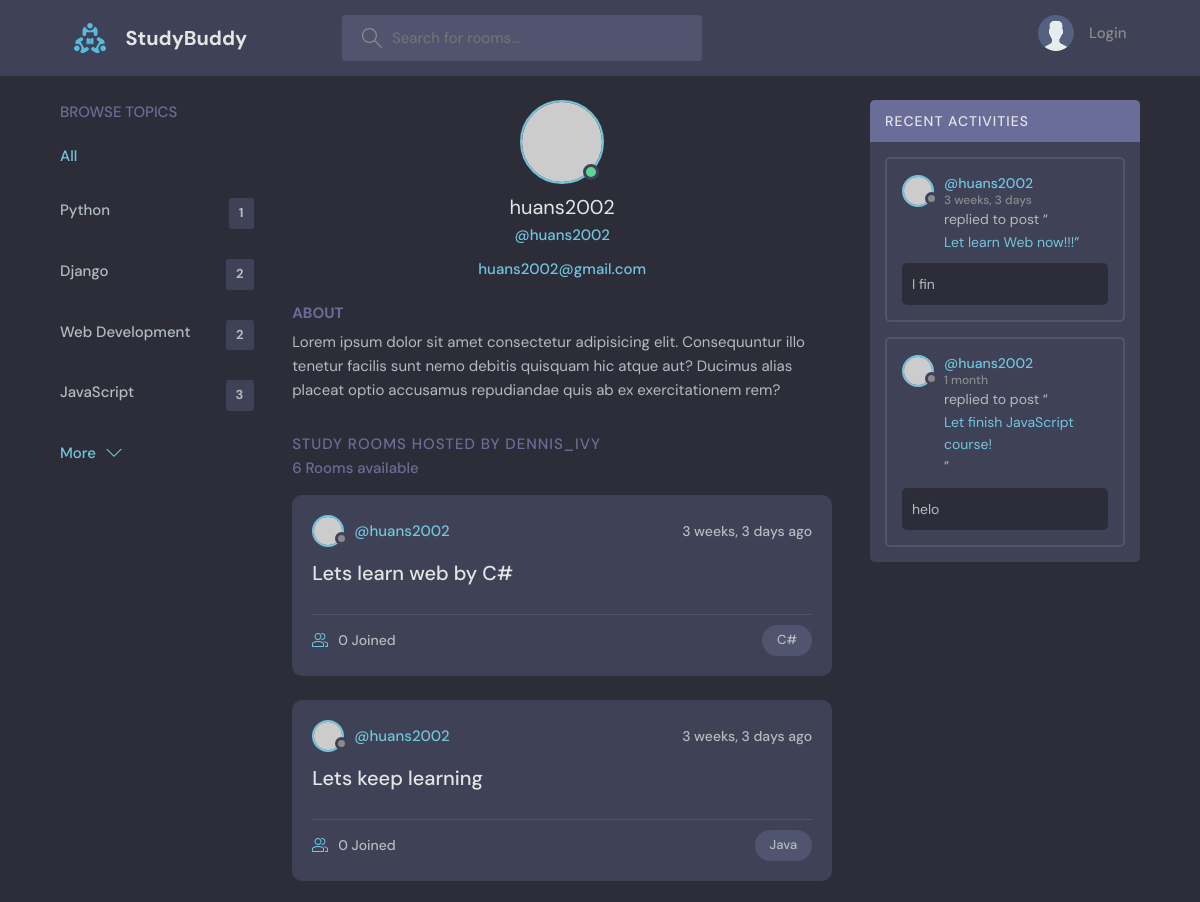
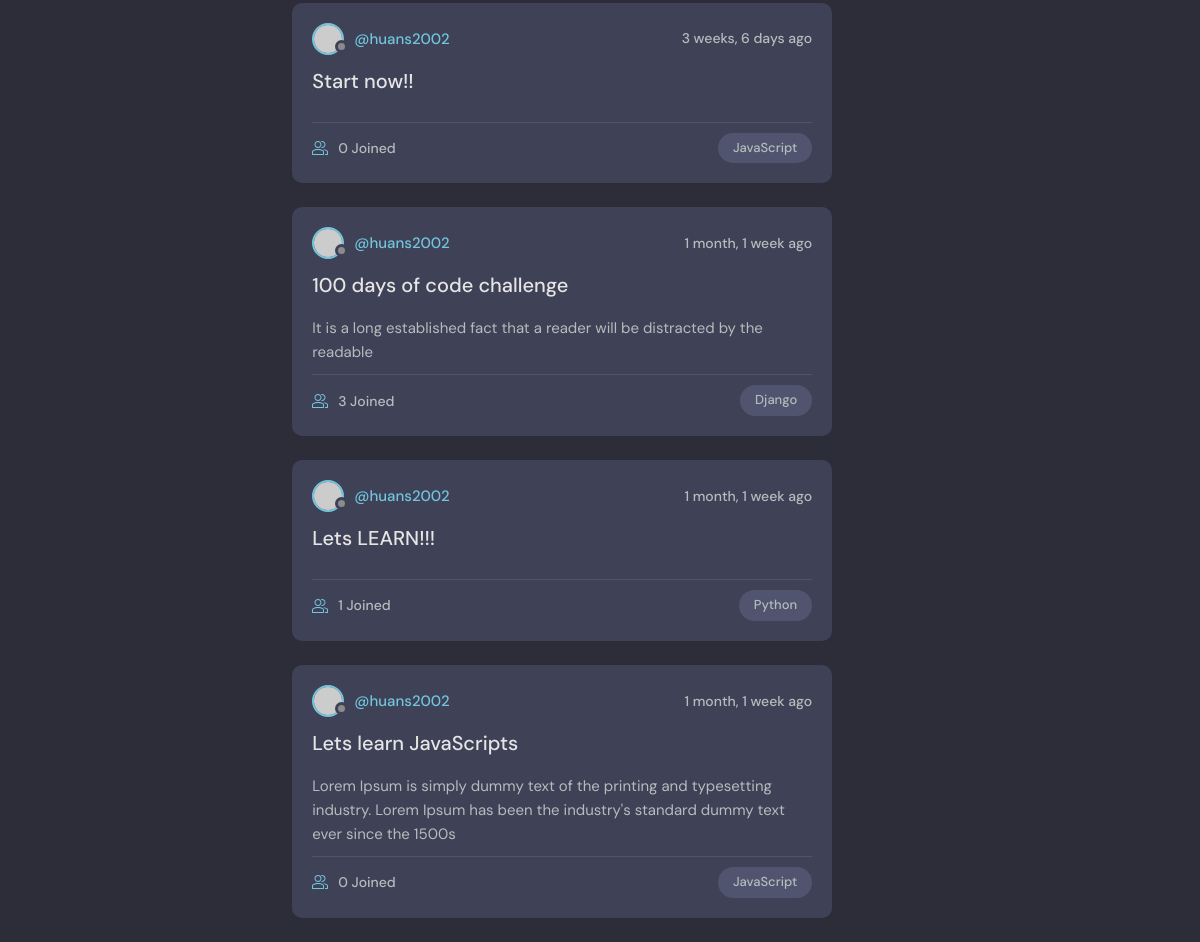
The app's page /profile/1 with its own data (2 pictures, top to bottom).
### base/models.py (models this page shows, shortened)
class Topic(models.Model):
    name = models.CharField(max_length=200)

class Room(models.Model):
    host = models.ForeignKey(User, on_delete=models.SET_NULL, null=True)
    topic = models.ForeignKey(Topic, on_delete=models.SET_NULL, null=True)
    name = models.CharField(max_length=200)
    description = models.TextField(null=True, blank=True)
    participants = models.ManyToManyField(
        User, related_name="participants")
    updated = models.DateTimeField(auto_now=True)
    created = models.DateTimeField(auto_now_add=True)
    class Meta:
        ordering = ['-updated', '-created']

class Message(models.Model):
    user = models.ForeignKey(User, on_delete=models.CASCADE)
    room = models.ForeignKey(Room, on_delete=models.CASCADE)
    body = models.TextField()
    updated = models.DateTimeField(auto_now=True)
    created = models.DateTimeField(auto_now_add=True)
    class Meta:
        ordering = ['-updated', '-created']
    def __str__(self):
        return self.body[0:5]

### base/views.py (the view)
# urls.py: path('profile/<str:pk>', views.userProfile, name="user-profile"),
def userProfile(request, pk):
    topics = Topic.objects.all()[0:4]
    user = User.objects.get(pk=pk)
    rooms = user.room_set.all()
    room_messages = user.message_set.all()
    context = {
        'topics': topics,
        'user': user,
        'rooms': rooms,
        'room_messages': room_messages,
    }
    return render(request, 'base/profile.html', context)

### base/templates/base/profile.html (shortened to what this page needs)
{% extends 'main.html' %}
{% block content %}
  <main class="profile-page layout layout--3">
    <div class="container">
      {% include 'base/topics_component.html' %}
      <div class="roomList">
        <div class="profile">
          <div class="profile__avatar">
            <div class="avatar avatar--large active">
              <img src="https://randomuser.me/api/portraits/men/11.jpg" />
            </div>
          </div>
          <div class="profile__info">
            <h3>{{user.username}}</h3>
            <p>@{{user.username}}</p>
            <p>{{user.email}}</p>
          </div>
          <div class="profile__about">
            <h3>About</h3>
            <p>
              Lorem ipsum dolor sit amet consectetur adipisicing elit. Consequuntur illo tenetur
              facilis sunt nemo debitis quisquam hic atque aut? Ducimus alias placeat optio
              accusamus repudiandae quis ab ex exercitationem rem?
            </p>
          </div>
        </div>
        <div class="roomList__header">
          <div>
            <h2>Study Rooms Hosted by dennis_ivy</a>
            </h2>
          <p>{{rooms.count}} Rooms available</p>
          </div>
        </div>
        {% include 'base/feed_component.html' %}
      </div>
      {% include 'base/activity_component.html' %}
    </div>
  </main>
{% endblock content %}

### templates/main.html (shortened to what this page needs)
<!DOCTYPE html>
<html lang="en">
  {% load static %}
  <head>
    <link rel="stylesheet" href="{% static 'styles/style.css' %}" />
  </head>
  <body>
     {% include 'navbar.html' %}  {% block content %} {% endblock content %}
  </body>
</html>

### templates/navbar.html (shortened to what this page needs)
{% load static %}
<header class="header header--loggedIn">
  <div class="container">
    <a href="{% url 'home' %}" class="header__logo">
      <img src="{% static 'images/assets/logo.svg' %}" />
      <h1>StudyBuddy</h1>
    </a>
    <form class="header__search" action="{% url 'home' %}">
      <label>
        <input placeholder="Search for rooms..." name="q" />
      </label>
    </form>
    <nav class="header__menu">
      {% if request.user.is_authenticated %}
      <div class="header__user">
        <a href="{% url 'user-profile' user.id %}">
          <div class="avatar avatar--medium active">
            <img src="https://randomuser.me/api/portraits/men/37.jpg" />
          </div>
          <p>
            {{request.user.username}}<span>@{{request.user.username}}</span>
          </p>
        </a>
        <button class="dropdown-button">
          <svg
            version="1.1"
            xmlns="http://www.w3.org/2000/svg"
            width="32"
            height="32"
            viewBox="0 0 32 32"
          >
            <title>chevron-down</title>
            <path d="M16 21l-13-13h-3l16 16 16-16h-3l-13 13z"></path>
          </svg>
        </button>
      </div>
      <div class="dropdown-menu">
        <a href="{% url 'update-user' %}" class="dropdown-link"
          ><svg
            version="1.1"
            xmlns="http://www.w3.org/2000/svg"
            width="32"
            height="32"
            viewBox="0 0 32 32"
          >
            <title>tools</title>
            <path
              d="M27.465 32c-1.211 0-2.35-0.471-3.207-1.328l-9.392-9.391c-2.369 0.898-4.898 0.951-7.355 0.15-3.274-1.074-5.869-3.67-6.943-6.942-0.879-2.682-0.734-5.45 0.419-8.004 0.135-0.299 0.408-0.512 0.731-0.572 0.32-0.051 0.654 0.045 0.887 0.277l5.394 5.395 3.586-3.586-5.394-5.395c-0.232-0.232-0.336-0.564-0.276-0.887s0.272-0.596 0.572-0.732c2.552-1.152 5.318-1.295 8.001-0.418 3.274 1.074 5.869 3.67 6.943 6.942 0.806 2.457 0.752 4.987-0.15 7.358l9.392 9.391c0.844 0.842 1.328 2.012 1.328 3.207-0 2.5-2.034 4.535-4.535 4.535zM15.101 19.102c0.26 0 0.516 0.102 0.707 0.293l9.864 9.863c0.479 0.479 1.116 0.742 1.793 0.742 1.398 0 2.535-1.137 2.535-2.535 0-0.668-0.27-1.322-0.742-1.793l-9.864-9.863c-0.294-0.295-0.376-0.74-0.204-1.119 0.943-2.090 1.061-4.357 0.341-6.555-0.863-2.631-3.034-4.801-5.665-5.666-1.713-0.561-3.468-0.609-5.145-0.164l4.986 4.988c0.391 0.391 0.391 1.023 0 1.414l-5 5c-0.188 0.188-0.441 0.293-0.707 0.293s-0.52-0.105-0.707-0.293l-4.987-4.988c-0.45 1.682-0.397 3.436 0.164 5.146 0.863 2.631 3.034 4.801 5.665 5.666 2.2 0.721 4.466 0.604 6.555-0.342 0.132-0.059 0.271-0.088 0.411-0.088z"
            ></path>
          </svg>
          Settings</a
        >
        <a href="{% url 'logout' %}" class="dropdown-link"
          ><svg
            version="1.1"
            xmlns="http://www.w3.org/2000/svg"
            width="32"
            height="32"
            viewBox="0 0 32 32"
          >
            <title>sign-out</title>
            <path
              d="M3 0h22c0.553 0 1 0 1 0.553l-0 3.447h-2v-2h-20v28h20v-2h2l0 3.447c0 0.553-0.447 0.553-1 0.553h-22c-0.553 0-1-0.447-1-1v-30c0-0.553 0.447-1 1-1z"
            ></path>
            <path
              d="M21.879 21.293l1.414 1.414 6.707-6.707-6.707-6.707-1.414 1.414 4.293 4.293h-14.172v2h14.172l-4.293 4.293z"
            ></path>
          </svg>
          Logout</a
        >
      </div>
      {% else %}
      <a href="{% url 'login' %}">
        <img src="{% static 'images/assets/avatar.svg' %}" />
        <p>Login</p>
      </a>
      {% endif %}
    </nav>
  </div>
</header>

### base/templates/base/topics_component.html (shortened to what this page needs)
<div class="topics">
  <div class="topics__header">
    <h2>Browse Topics</h2>
  </div>
  <ul class="topics__list">
    <li>
      <a href="{% url 'home' %}" class="active">All </a>
    </li>
    {% for topic in topics %}
    <li>
      <a href="{% url 'home'%}?q={{topic.name}}"
        >{{topic.name}} <span>{{topic.room_set.all.count}}</span></a
      >
    </li>
    {% endfor %}
  </ul>
  <a class="btn btn--link" href="{% url 'topics' %}">
    More
    <svg
      version="1.1"
      xmlns="http://www.w3.org/2000/svg"
      width="32"
      height="32"
      viewBox="0 0 32 32"
    >
      <title>chevron-down</title>
      <path d="M16 21l-13-13h-3l16 16 16-16h-3l-13 13z"></path>
    </svg>
  </a>
</div>

### base/templates/base/feed_component.html (shortened to what this page needs)
{% for room in rooms %}
<div class="roomListRoom">
  <div class="roomListRoom__header">
    <a
      href="{% url 'user-profile' room.host.id %}"
      class="roomListRoom__author"
    >
      <div class="avatar avatar--small">
        <img src="https://randomuser.me/api/portraits/women/11.jpg" />
      </div>
      <span>@{{room.host.username}}</span>
    </a>
    <div class="roomListRoom__actions">
      <span>{{room.created|timesince}} ago</span>
    </div>
  </div>
  <div class="roomListRoom__content">
    <a href="{% url 'room' room.id %}">{{room.name}} </a>
    <p>{{room.description}}</p>
  </div>
  <div class="roomListRoom__meta">
    <a href="{% url 'room' room.id %}" class="roomListRoom__joined">
      {{room.participants.all.count}} Joined
    </a>
    <p class="roomListRoom__topic">{{room.topic.name}}</p>
  </div>
</div>
{% endfor %}

### base/templates/base/activity_component.html (shortened to what this page needs)
<div class="activities">
  <div class="activities__header">
    <h2>Recent Activities</h2>
  </div>
  {% for message in room_messages %}
  <div class="activities__box">
    <div class="activities__boxHeader roomListRoom__header">
      <a
        href="{% url 'user-profile' message.user.id %}"
        class="roomListRoom__author"
      >
        <div class="avatar avatar--small">
          <img src="https://randomuser.me/api/portraits/women/11.jpg" />
        </div>
        <p>
          @{{message.user}}
          <span>{{message.created|timesince}}</span>
        </p>
      </a>
    </div>
    <div class="activities__boxContent">
      <p>
        replied to post “<a href="{% url 'room' message.room.id %}"
          >{{message.room.name}}!</a
        >”
      </p>
      <div class="activities__boxRoomContent">{{message}}</div>
    </div>
  </div>
  {% endfor %}
</div>

### records on screen
Topic: name "Python", room_set.all.count "1"
Topic: name "Django", room_set.all.count "2"
Topic: name "Web Development", room_set.all.count "2"
Topic: name "JavaScript", room_set.all.count "3"
Room: host.username "huans2002", created "3 weeks, 3 days", name "Lets learn web by C#", participants.all.count "0", topic.name "C#"
Room: host.username "huans2002", created "3 weeks, 3 days", name "Lets keep learning", participants.all.count "0", topic.name "Java"
Room: host.username "huans2002", created "3 weeks, 6 days", name "Start now!!", participants.all.count "0", topic.name "JavaScript"
Room: host.username "huans2002", created "1 month, 1 week", name "100 days of code challenge", description "It is a long established fact that a reader will be distracted by the readable", participants.all.count "3", topic.name "Django"
Room: host.username "huans2002", created "1 month, 1 week", name "Lets LEARN!!!", participants.all.count "1", topic.name "Python"
Room: host.username "huans2002", created "1 month, 1 week", name "Lets learn JavaScripts", description "Lorem Ipsum is simply dummy text of the printing and typesetting industry. Lorem Ipsum has been the industry's standard dummy text ever since the 1500s", participants.all.count "0", topic.name "JavaScript"
Message: user "huans2002", created "3 weeks, 3 days", room.name "Let learn Web now!!", body "I fin"
Message: user "huans2002", created "1 month", room.name "Let finish JavaScript course", body "helo"

### other values on screen
{{ user.username }} "huans2002"
{{ user.email }} "huans2002@gmail.com"
{{ rooms.count }} "6"
